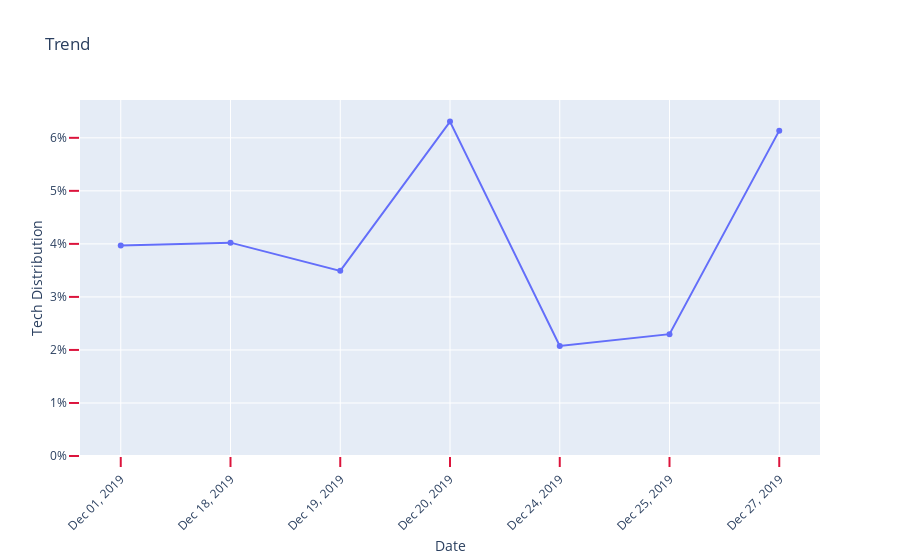

Here is the notebook cell this chart was saved with:
### Code cell
time_series = pd.read_csv('time_series.csv')

skill = 'AWS'
option = 'Data Scientist'
ts_graph = time_series[time_series['Title'].astype(str).str.contains(option)]
ts_graph2 = ts_graph[ts_graph['Tech'].astype(str).str.contains(skill.lower())]
ts_graph3 = ts_graph2.groupby(['Date','Tech','Title'], as_index=False)['Percentage'].mean()
# ts_date = ts_graph3['Date'].strftime("%b %d %Y")
fig = go.Figure(data=[go.Scatter(x=ts_date2,y=ts_graph3['Percentage'])])
fig.update_layout(
    title = 'Trend',
    yaxis_title="Tech Distribution",
    xaxis_title="Date",
    xaxis_tickangle=-45,
    xaxis = dict(
        tickmode = 'linear',
        tick0 = [ts_date2.min()],
        dtick = 1.0,
        ))
fig.update_xaxes(ticks="outside", tickwidth=2, tickcolor='crimson', ticklen=10,)
fig.update_yaxes(ticksuffix="%", rangemode="tozero", ticks="outside", tickwidth=2, tickcolor='crimson', ticklen=10)
fig.show()

### Figure 1 — Plotly figure (JSON) as saved in the notebook; plotly's stock layout.template omitted (floating-point values rounded to 4 significant figures)
{"data": [{"type": "scatter", "x": ["Dec 01, 2019", "Dec 18, 2019", "Dec 19, 2019", "Dec 20, 2019", "Dec 24, 2019", "Dec 25, 2019", "Dec 27, 2019"], "y": [3.969, 4.023, 3.491, 6.307, 2.076, 2.298, 6.136]}], "layout": {"title": {"text": "Trend"}, "xaxis": {"dtick": 1, "tick0": ["Dec 01, 2019"], "tickangle": -45, "tickcolor": "crimson", "ticklen": 10, "tickmode": "linear", "ticks": "outside", "tickwidth": 2, "title": {"text": "Date"}}, "yaxis": {"rangemode": "tozero", "tickcolor": "crimson", "ticklen": 10, "ticks": "outside", "ticksuffix": "%", "tickwidth": 2, "title": {"text": "Tech Distribution"}}}}
